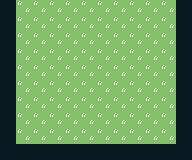

The image is a tile-based game level rendered from a .tmx file. Its description and complete source (layers, tilesets, objects, tile grids) follow:
An orthogonal 12x10 tile map with 16x16 px tiles, 3 tile layers (bot, top, Menu).

<map version="1.5" tiledversion="1.7.2" orientation="orthogonal" renderorder="right-down" width="12" height="10" tilewidth="16" tileheight="16" infinite="0" nextlayerid="4" nextobjectid="1">
 <tileset firstgid="1" source="../Master Tileset.tsx" />
 <layer id="1" name="bot" width="12" height="10">
  <data encoding="csv">
307,18,18,18,18,18,18,18,18,18,18,307,
307,18,18,18,18,18,18,18,18,18,18,307,
307,18,18,18,18,18,18,18,18,18,18,307,
307,18,18,18,18,18,18,18,18,18,18,307,
307,18,18,18,18,18,18,18,18,18,18,307,
307,18,18,18,18,18,18,18,18,18,18,307,
307,18,18,18,18,18,18,18,18,18,18,307,
307,18,18,18,18,18,18,18,18,18,18,307,
307,18,18,18,18,18,18,18,18,18,18,307,
307,307,307,307,307,307,307,307,307,307,307,307
</data>
 </layer>
 <layer id="2" name="top" width="12" height="10">
  <data encoding="csv">
0,0,0,0,0,0,0,0,0,0,0,0,
0,0,0,0,0,0,0,0,0,0,0,0,
0,0,0,0,0,0,0,0,0,0,0,0,
0,0,0,0,0,0,0,0,0,0,0,0,
0,0,0,0,0,0,0,0,0,0,0,0,
0,0,0,0,0,0,0,0,0,0,0,0,
0,0,0,0,0,0,0,0,0,0,0,0,
0,0,0,0,0,0,0,0,0,0,0,0,
0,18,18,18,18,18,18,18,18,18,18,0,
0,0,0,0,0,0,0,0,0,0,0,0
</data>
 </layer>
 <layer id="3" name="Menu" width="12" height="10">
  <data encoding="csv">
0,0,0,0,0,0,0,0,0,0,0,0,
0,0,0,0,0,0,0,0,0,0,0,0,
0,0,0,0,0,0,0,0,0,0,0,0,
0,0,0,0,0,0,0,0,0,0,0,0,
0,0,0,0,0,0,0,0,0,0,0,0,
0,0,0,0,0,0,0,0,0,0,0,0,
0,0,0,0,0,0,0,0,0,0,0,0,
0,0,0,0,0,0,0,0,0,0,0,0,
0,18,18,18,18,18,18,18,18,18,18,0,
0,0,0,0,0,0,0,0,0,0,0,0
</data>
 </layer>
</map>
